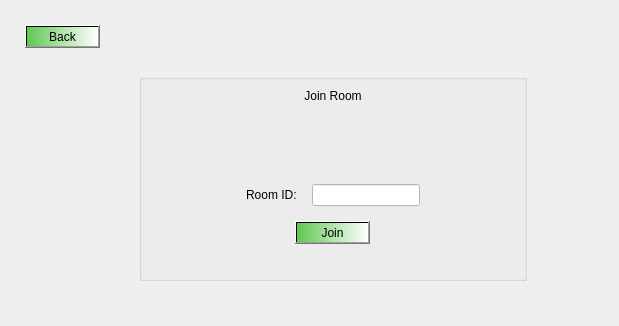
      <widget class="QWidget" name="page_JoinRoom">
       <layout class="QGridLayout" name="gridLayout_8" rowstretch="1,1,1,1" columnstretch="1,1,0,2">
        <property name="leftMargin">
         <number>25</number>
        </property>
        <property name="topMargin">
         <number>25</number>
        </property>
        <property name="rightMargin">
         <number>25</number>
        </property>
        <property name="bottomMargin">
         <number>25</number>
        </property>
        <item row="0" column="0">
         <layout class="QHBoxLayout" name="horizontalLayout_16" stretch="1,2,1">
          <item>
           <spacer name="horizontalSpacer_27">
            <property name="orientation">
             <enum>Qt::Horizontal</enum>
            </property>
            <property name="sizeHint" stdset="0">
             <size>
              <width>40</width>
              <height>20</height>
             </size>
            </property>
           </spacer>
          </item>
          <item>
           <widget class="QPushButton" name="pushButton_JoinRoomBack">
            <property name="cursor">
             <cursorShape>PointingHandCursor</cursorShape>
            </property>
            <property name="styleSheet">
             <string notr="true">background-color: qlineargradient(spread:pad, x1:0, y1:0, x2:1, y2:0, stop:0 rgba(96, 199, 82, 255), stop:1 rgba(255, 255, 255, 255));</string>
            </property>
            <property name="text">
             <string>Back</string>
            </property>
           </widget>
          </item>
          <item>
           <spacer name="horizontalSpacer_26">
            <property name="orientation">
             <enum>Qt::Horizontal</enum>
            </property>
            <property name="sizeHint" stdset="0">
             <size>
              <width>40</width>
              <height>20</height>
             </size>
            </property>
           </spacer>
          </item>
         </layout>
        </item>
        <item row="2" column="3">
         <spacer name="verticalSpacer_12">
          <property name="orientation">
           <enum>Qt::Vertical</enum>
          </property>
          <property name="sizeHint" stdset="0">
           <size>
            <width>20</width>
            <height>40</height>
           </size>
          </property>
         </spacer>
        </item>
        <item row="0" column="2">
         <spacer name="horizontalSpacer_15">
          <property name="orientation">
           <enum>Qt::Horizontal</enum>
          </property>
          <property name="sizeHint" stdset="0">
           <size>
            <width>40</width>
            <height>20</height>
           </size>
          </property>
         </spacer>
        </item>
        <item row="3" column="2">
         <spacer name="horizontalSpacer_10">
          <property name="orientation">
           <enum>Qt::Horizontal</enum>
          </property>
          <property name="sizeHint" stdset="0">
           <size>
            <width>40</width>
            <height>20</height>
           </size>
          </property>
         </spacer>
        </item>
        <item row="2" column="0">
         <spacer name="verticalSpacer_11">
          <property name="orientation">
           <enum>Qt::Vertical</enum>
          </property>
          <property name="sizeHint" stdset="0">
           <size>
            <width>20</width>
            <height>40</height>
           </size>
          </property>
         </spacer>
        </item>
        <item row="2" column="2">
         <widget class="QGroupBox" name="groupBox_9">
          <property name="title">
           <string/>
          </property>
          <property name="flat">
           <bool>true</bool>
          </property>
          <layout class="QGridLayout" name="gridLayout_11" rowstretch="1,2,1">
           <item row="2" column="0">
            <layout class="QVBoxLayout" name="verticalLayout_10" stretch="0,0">
             <property name="spacing">
              <number>15</number>
             </property>
             <property name="leftMargin">
              <number>95</number>
             </property>
             <property name="topMargin">
              <number>75</number>
             </property>
             <property name="rightMargin">
              <number>95</number>
             </property>
             <property name="bottomMargin">
              <number>25</number>
             </property>
             <item>
              <layout class="QHBoxLayout" name="horizontalLayout_10">
               <item>
                <widget class="QLabel" name="label">
                 <property name="styleSheet">
                  <string notr="true"/>
                 </property>
                 <property name="text">
                  <string>Room ID:</string>
                 </property>
                </widget>
               </item>
               <item alignment="Qt::AlignRight">
                <widget class="QLineEdit" name="JoinRoomIDField">
                 <property name="styleSheet">
                  <string notr="true">background-color: rgb(255, 255, 255);</string>
                 </property>
                </widget>
               </item>
              </layout>
             </item>
             <item alignment="Qt::AlignHCenter">
              <widget class="QPushButton" name="pushButton_Join">
               <property name="cursor">
                <cursorShape>PointingHandCursor</cursorShape>
               </property>
               <property name="styleSheet">
                <string notr="true">background-color: qlineargradient(spread:pad, x1:0, y1:0, x2:1, y2:0, stop:0 rgba(96, 199, 82, 255), stop:1 rgba(255, 255, 255, 255));</string>
               </property>
               <property name="text">
                <string>Join</string>
               </property>
              </widget>
             </item>
            </layout>
           </item>
           <item row="0" column="0">
            <widget class="QLabel" name="label_10">
             <property name="styleSheet">
              <string notr="true"/>
             </property>
             <property name="text">
              <string>Join Room</string>
             </property>
             <property name="scaledContents">
              <bool>true</bool>
             </property>
             <property name="alignment">
              <set>Qt::AlignCenter</set>
             </property>
            </widget>
           </item>
           <item row="1" column="0">
            <layout class="QHBoxLayout" name="horizontalLayout_15"/>
           </item>
          </layout>
         </widget>
        </item>
        <item row="1" column="2">
         <spacer name="horizontalSpacer_21">
          <property name="orientation">
           <enum>Qt::Horizontal</enum>
          </property>
          <property name="sizeHint" stdset="0">
           <size>
            <width>40</width>
            <height>20</height>
           </size>
          </property>
         </spacer>
        </item>
       </layout>
      </widget>
